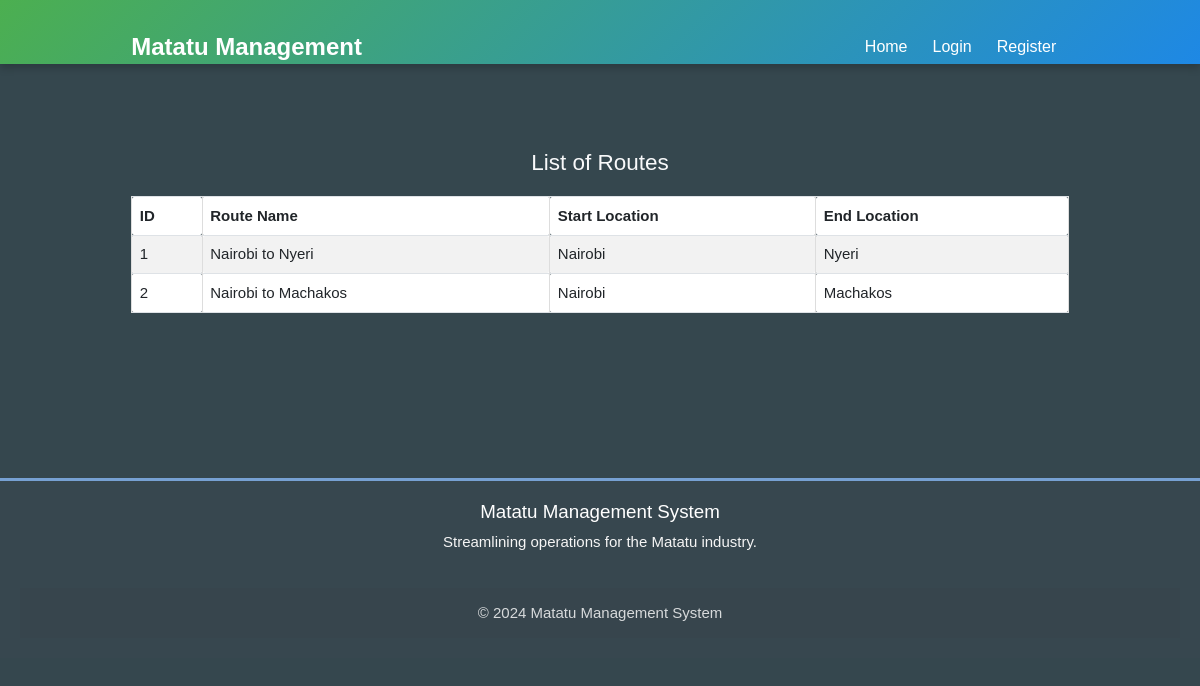
The page /view_routes.php on the database its author committed.
### tables this page shows
CREATE TABLE `routes` (
  `id` int(11) NOT NULL,
  `route_name` varchar(255) NOT NULL,
  `start_location` varchar(255) NOT NULL,
  `end_location` varchar(255) NOT NULL
);

### view_routes.php (the view)
<?php include 'header.php'; ?>
<?php include 'db.php'; ?>
<div class="container mt-5">
    <h4 class="center-align text-light">List of Routes</h4>
    <?php
    $sql = "SELECT * FROM routes";
    $result = $conn->query($sql);
    if ($result->num_rows > 0) {
        echo "
        <table class='table table-bordered table-striped'>
            <thead>
                <tr class='blue-grey darken-3 white-text'>
                    <th>ID</th>
                    <th>Route Name</th>
                    <th>Start Location</th>
                    <th>End Location</th>
                </tr>
            </thead>
            <tbody>";
        while ($row = $result->fetch_assoc()) {
            echo "
                <tr>
                    <td>".$row['id']."</td>
                    <td>".$row['route_name']."</td>
                    <td>".$row['start_location']."</td>
                    <td>".$row['end_location']."</td>
                </tr>";
        }
        echo "</tbody></table>";
    } else {
        echo "<div class='alert alert-warning'>No Routes found!</div>";
    }
    ?>
</div>
<?php include 'footer.php'; ?>

### css/style.css (style rules this page uses)
body { font-family: Arial, sans-serif; margin: 0; padding: 0; background-color: #35474e; box-sizing: border-box; }
.container { width: 80%; margin: auto; overflow: hidden; }
table { width: 100%; border-collapse: collapse; margin: 20px 0; }
table, th, td { border: 1px solid #ddd; }
th, td { padding: 12px; text-align: left; }
th { background-color: #77A1D3; color: white; }
tr:nth-child(even) { background-color: #f2f2f2; }

### header.php (style rules this page uses)
.container { max-width: 1200px; }

### rows shown on the page
routes: id "1", route_name "Nairobi to Nyeri", start_location "Nairobi", end_location "Nyeri"
routes: id "2", route_name "Nairobi to Machakos", start_location "Nairobi", end_location "Machakos"
